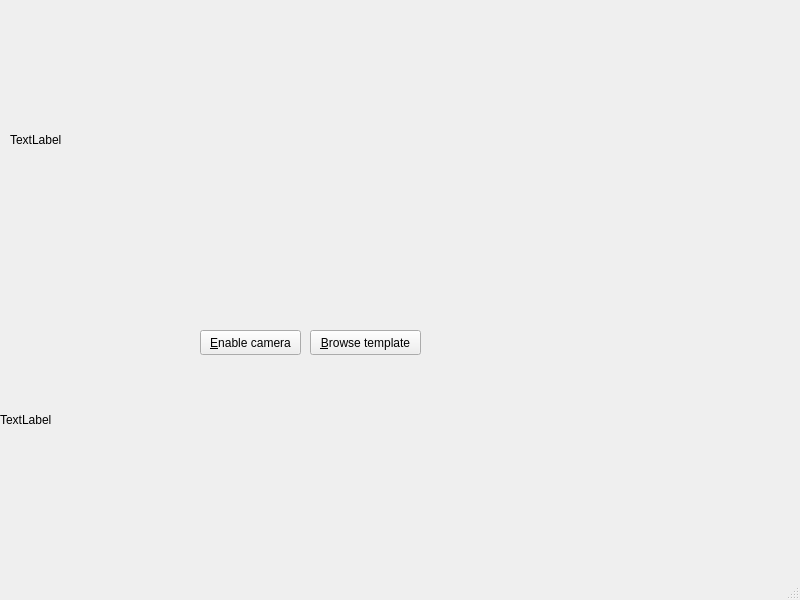
<?xml version="1.0" encoding="UTF-8"?>
<ui version="4.0">
 <class>MainWindow</class>
 <widget class="QMainWindow" name="MainWindow">
  <property name="geometry">
   <rect>
    <x>0</x>
    <y>0</y>
    <width>800</width>
    <height>600</height>
   </rect>
  </property>
  <property name="windowTitle">
   <string>SIFT Demo</string>
  </property>
  <widget class="QWidget" name="centralwidget">
   <widget class="QPushButton" name="browse_button">
    <property name="geometry">
     <rect>
      <x>310</x>
      <y>330</y>
      <width>111</width>
      <height>25</height>
     </rect>
    </property>
    <property name="text">
     <string>&amp;Browse template</string>
    </property>
   </widget>
   <widget class="QPushButton" name="toggle_cam_button">
    <property name="geometry">
     <rect>
      <x>200</x>
      <y>330</y>
      <width>101</width>
      <height>25</height>
     </rect>
    </property>
    <property name="text">
     <string>&amp;Enable camera</string>
    </property>
   </widget>
   <widget class="QLabel" name="live_image_label">
    <property name="geometry">
     <rect>
      <x>0</x>
      <y>300</y>
      <width>320</width>
      <height>240</height>
     </rect>
    </property>
    <property name="text">
     <string>TextLabel</string>
    </property>
   </widget>
   <widget class="QLabel" name="template_label">
    <property name="geometry">
     <rect>
      <x>10</x>
      <y>20</y>
      <width>320</width>
      <height>240</height>
     </rect>
    </property>
    <property name="text">
     <string>TextLabel</string>
    </property>
   </widget>
  </widget>
  <widget class="QMenuBar" name="menubar">
   <property name="geometry">
    <rect>
     <x>0</x>
     <y>0</y>
     <width>800</width>
     <height>22</height>
    </rect>
   </property>
  </widget>
  <widget class="QStatusBar" name="statusbar"/>
 </widget>
 <resources/>
 <connections/>
</ui>
